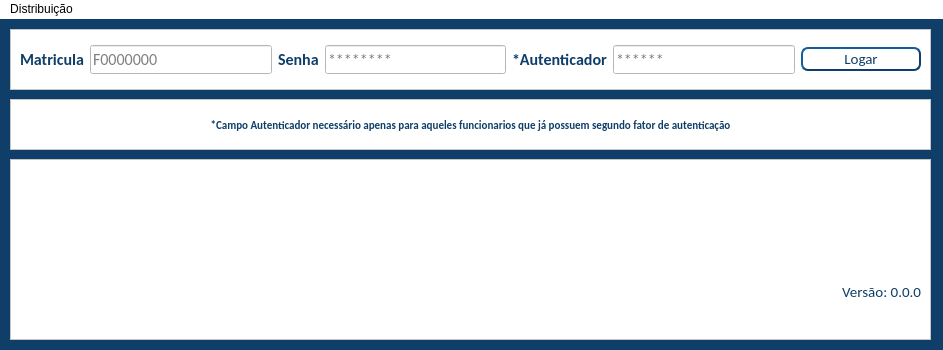
<?xml version="1.0" encoding="UTF-8"?>
<ui version="4.0">
 <class>MainWindow</class>
 <widget class="QMainWindow" name="MainWindow">
  <property name="geometry">
   <rect>
    <x>0</x>
    <y>0</y>
    <width>943</width>
    <height>350</height>
   </rect>
  </property>
  <property name="minimumSize">
   <size>
    <width>943</width>
    <height>350</height>
   </size>
  </property>
  <property name="maximumSize">
   <size>
    <width>943</width>
    <height>350</height>
   </size>
  </property>
  <property name="sizeIncrement">
   <size>
    <width>0</width>
    <height>300</height>
   </size>
  </property>
  <property name="windowTitle">
   <string>Banco de Investimentos do Banco do Brasil</string>
  </property>
  <property name="windowIcon">
   <iconset>
    <normaloff>logo_bb.ico</normaloff>logo_bb.ico</iconset>
  </property>
  <property name="styleSheet">
   <string notr="true">background-color: rgb(15, 62, 104);</string>
  </property>
  <widget class="QWidget" name="centralwidget">
   <widget class="QFrame" name="frame">
    <property name="geometry">
     <rect>
      <x>10</x>
      <y>10</y>
      <width>921</width>
      <height>61</height>
     </rect>
    </property>
    <property name="styleSheet">
     <string notr="true">background-color: rgb(255, 255, 255);</string>
    </property>
    <property name="frameShape">
     <enum>QFrame::StyledPanel</enum>
    </property>
    <property name="frameShadow">
     <enum>QFrame::Raised</enum>
    </property>
    <layout class="QHBoxLayout" name="horizontalLayout">
     <item>
      <widget class="QLabel" name="matriculaLabel">
       <property name="font">
        <font>
         <family>Calibri</family>
         <pointsize>12</pointsize>
         <weight>75</weight>
         <bold>true</bold>
        </font>
       </property>
       <property name="styleSheet">
        <string notr="true">color: rgb(15, 62, 104);</string>
       </property>
       <property name="text">
        <string>Matricula</string>
       </property>
      </widget>
     </item>
     <item>
      <widget class="QLineEdit" name="textoMatricula">
       <property name="font">
        <font>
         <family>Calibri</family>
         <pointsize>12</pointsize>
        </font>
       </property>
       <property name="placeholderText">
        <string>F0000000</string>
       </property>
      </widget>
     </item>
     <item>
      <widget class="QLabel" name="senhaLabel">
       <property name="font">
        <font>
         <family>Calibri</family>
         <pointsize>12</pointsize>
         <weight>75</weight>
         <bold>true</bold>
        </font>
       </property>
       <property name="styleSheet">
        <string notr="true">color: rgb(15, 62, 104);</string>
       </property>
       <property name="text">
        <string>Senha</string>
       </property>
      </widget>
     </item>
     <item>
      <widget class="QLineEdit" name="textoSenha">
       <property name="font">
        <font>
         <family>Calibri</family>
         <pointsize>12</pointsize>
        </font>
       </property>
       <property name="maxLength">
        <number>8</number>
       </property>
       <property name="echoMode">
        <enum>QLineEdit::Password</enum>
       </property>
       <property name="placeholderText">
        <string>********</string>
       </property>
      </widget>
     </item>
     <item>
      <widget class="QLabel" name="AutenticadorLabel">
       <property name="font">
        <font>
         <family>Calibri</family>
         <pointsize>12</pointsize>
         <weight>75</weight>
         <bold>true</bold>
        </font>
       </property>
       <property name="styleSheet">
        <string notr="true">color: rgb(15, 62, 104);</string>
       </property>
       <property name="text">
        <string>*Autenticador</string>
       </property>
      </widget>
     </item>
     <item>
      <widget class="QLineEdit" name="textoAutenticador">
       <property name="font">
        <font>
         <family>Calibri</family>
         <pointsize>12</pointsize>
        </font>
       </property>
       <property name="maxLength">
        <number>6</number>
       </property>
       <property name="echoMode">
        <enum>QLineEdit::Password</enum>
       </property>
       <property name="placeholderText">
        <string>******</string>
       </property>
      </widget>
     </item>
     <item>
      <widget class="QToolButton" name="logarButton">
       <property name="minimumSize">
        <size>
         <width>120</width>
         <height>24</height>
        </size>
       </property>
       <property name="maximumSize">
        <size>
         <width>120</width>
         <height>24</height>
        </size>
       </property>
       <property name="font">
        <font>
         <family>Calibri</family>
         <pointsize>11</pointsize>
        </font>
       </property>
       <property name="mouseTracking">
        <bool>true</bool>
       </property>
       <property name="tabletTracking">
        <bool>true</bool>
       </property>
       <property name="focusPolicy">
        <enum>Qt::ClickFocus</enum>
       </property>
       <property name="styleSheet">
        <string notr="true">QToolButton{
background-color: rgb(255, 255, 255);
color: rgb(15, 62, 104);
border-style:outset;
border-width:2px;
border-radius:7px;
border-color: rgb(15, 62, 104);
}

QToolButton:hover{
	background-color: rgb(243, 243, 243);
}</string>
       </property>
       <property name="text">
        <string>Logar</string>
       </property>
      </widget>
     </item>
    </layout>
   </widget>
   <widget class="QFrame" name="frame_2">
    <property name="geometry">
     <rect>
      <x>10</x>
      <y>140</y>
      <width>921</width>
      <height>181</height>
     </rect>
    </property>
    <property name="styleSheet">
     <string notr="true">background-color: rgb(255, 255, 255);</string>
    </property>
    <property name="frameShape">
     <enum>QFrame::StyledPanel</enum>
    </property>
    <property name="frameShadow">
     <enum>QFrame::Raised</enum>
    </property>
    <layout class="QVBoxLayout" name="verticalLayout">
     <item>
      <widget class="QLabel" name="bemVindoLabel">
       <property name="font">
        <font>
         <family>Calibri</family>
         <pointsize>26</pointsize>
         <weight>75</weight>
         <bold>true</bold>
        </font>
       </property>
       <property name="layoutDirection">
        <enum>Qt::LeftToRight</enum>
       </property>
       <property name="styleSheet">
        <string notr="true">color: rgb(15, 62, 104);</string>
       </property>
       <property name="text">
        <string/>
       </property>
       <property name="pixmap">
        <pixmap>bbbi.png</pixmap>
       </property>
       <property name="alignment">
        <set>Qt::AlignCenter</set>
       </property>
      </widget>
     </item>
     <item>
      <widget class="QLabel" name="label_versao">
       <property name="font">
        <font>
         <family>Calibri</family>
         <pointsize>11</pointsize>
        </font>
       </property>
       <property name="styleSheet">
        <string notr="true">color: rgb(15, 62, 104);</string>
       </property>
       <property name="text">
        <string>Versão: 0.0.0</string>
       </property>
       <property name="alignment">
        <set>Qt::AlignRight|Qt::AlignTrailing|Qt::AlignVCenter</set>
       </property>
      </widget>
     </item>
    </layout>
   </widget>
   <widget class="QFrame" name="frame_3">
    <property name="geometry">
     <rect>
      <x>10</x>
      <y>80</y>
      <width>921</width>
      <height>51</height>
     </rect>
    </property>
    <property name="styleSheet">
     <string notr="true">background-color: rgb(255, 255, 255);</string>
    </property>
    <property name="frameShape">
     <enum>QFrame::StyledPanel</enum>
    </property>
    <property name="frameShadow">
     <enum>QFrame::Raised</enum>
    </property>
    <layout class="QVBoxLayout" name="verticalLayout_2">
     <item>
      <widget class="QLabel" name="bemVindoLabel_2">
       <property name="font">
        <font>
         <family>Calibri</family>
         <pointsize>8</pointsize>
         <weight>75</weight>
         <bold>true</bold>
         <underline>false</underline>
        </font>
       </property>
       <property name="layoutDirection">
        <enum>Qt::LeftToRight</enum>
       </property>
       <property name="styleSheet">
        <string notr="true">color: rgb(15, 62, 104);</string>
       </property>
       <property name="text">
        <string>*Campo Autenticador necessário apenas para aqueles funcionarios que já possuem segundo fator de autenticação</string>
       </property>
       <property name="alignment">
        <set>Qt::AlignCenter</set>
       </property>
      </widget>
     </item>
    </layout>
   </widget>
  </widget>
  <widget class="QMenuBar" name="menubar">
   <property name="geometry">
    <rect>
     <x>0</x>
     <y>0</y>
     <width>943</width>
     <height>18</height>
    </rect>
   </property>
   <property name="styleSheet">
    <string notr="true">background-color: rgb(255, 255, 255);

color: rgb(0, 0, 0);

selection-background-color: rgb(243, 243, 243);
</string>
   </property>
   <widget class="QMenu" name="menuDistribuicao">
    <property name="styleSheet">
     <string notr="true"/>
    </property>
    <property name="title">
     <string>Distribuição</string>
    </property>
    <addaction name="actionArquivo_UBS"/>
    <addaction name="actionPreencher_Planilha"/>
    <addaction name="actionLista_Operacoes"/>
   </widget>
   <addaction name="menuDistribuicao"/>
  </widget>
  <action name="actionAbsorcao">
   <property name="icon">
    <iconset>
     <normaloff>../../.designer/backup/img_ameba.png</normaloff>../../.designer/backup/img_ameba.png</iconset>
   </property>
   <property name="text">
    <string>Absorção</string>
   </property>
  </action>
  <action name="actionCapturaLote">
   <property name="icon">
    <iconset>
     <normaloff>../../../../Aplicativos BB/Conciliacao 4.0/img_lampada.png</normaloff>../../../../Aplicativos BB/Conciliacao 4.0/img_lampada.png</iconset>
   </property>
   <property name="text">
    <string>Captura Lote</string>
   </property>
  </action>
  <action name="actionConvenios">
   <property name="icon">
    <iconset>
     <normaloff>../../.designer/backup/img_apertodemao.png</normaloff>../../.designer/backup/img_apertodemao.png</iconset>
   </property>
   <property name="text">
    <string>Convênios</string>
   </property>
  </action>
  <action name="actionEquipes">
   <property name="icon">
    <iconset>
     <normaloff>../../.designer/backup/img_pessoas.png</normaloff>../../.designer/backup/img_pessoas.png</iconset>
   </property>
   <property name="text">
    <string>Equipes</string>
   </property>
  </action>
  <action name="actionGerar_GSV">
   <property name="icon">
    <iconset>
     <normaloff>../../.designer/backup/img_gsv.png</normaloff>../../.designer/backup/img_gsv.png</iconset>
   </property>
   <property name="text">
    <string>Gerar GSV</string>
   </property>
  </action>
  <action name="actionAgrupamento">
   <property name="icon">
    <iconset>
     <normaloff>../../.designer/backup/img_agrupar.png</normaloff>../../.designer/backup/img_agrupar.png</iconset>
   </property>
   <property name="text">
    <string>Agrupamento</string>
   </property>
  </action>
  <action name="actionConsulta_Base">
   <property name="icon">
    <iconset>
     <normaloff>../../.designer/backup/img_lupa2.png</normaloff>../../.designer/backup/img_lupa2.png</iconset>
   </property>
   <property name="text">
    <string>Consulta Base</string>
   </property>
  </action>
  <action name="actionPreConciliador">
   <property name="icon">
    <iconset>
     <normaloff>../../.designer/backup/img_lampada.png</normaloff>../../.designer/backup/img_lampada.png</iconset>
   </property>
   <property name="text">
    <string>Conciliador</string>
   </property>
  </action>
  <action name="actionTratamento_Maranhao">
   <property name="icon">
    <iconset>
     <normaloff>../../.designer/backup/img_computadores.png</normaloff>../../.designer/backup/img_computadores.png</iconset>
   </property>
   <property name="text">
    <string>Ocorrências Credoras</string>
   </property>
  </action>
  <action name="actionConciliador">
   <property name="text">
    <string>Conciliador</string>
   </property>
  </action>
  <action name="actionLiberar_Ocorrencias">
   <property name="icon">
    <iconset>
     <normaloff>../../.designer/backup/liberarOcorrencias.png</normaloff>../../.designer/backup/liberarOcorrencias.png</iconset>
   </property>
   <property name="text">
    <string>Liberar Ocorrências</string>
   </property>
  </action>
  <action name="actionBusca_Base">
   <property name="icon">
    <iconset>
     <normaloff>../../.designer/backup/img_lupa2.png</normaloff>../../.designer/backup/img_lupa2.png</iconset>
   </property>
   <property name="text">
    <string>Busca Base</string>
   </property>
  </action>
  <action name="actionArquivo_UBS">
   <property name="text">
    <string>Arquivo Excel UBS</string>
   </property>
  </action>
  <action name="actionFormul_rio_Arquivo_UBS">
   <property name="text">
    <string>Formulário: Arquivo UBS</string>
   </property>
  </action>
  <action name="actionPreencher_Planilha">
   <property name="text">
    <string>Preencher Planilha</string>
   </property>
  </action>
  <action name="actionLista_Operacoes">
   <property name="text">
    <string>Lista Operações</string>
   </property>
  </action>
 </widget>
 <resources/>
 <connections/>
</ui>
